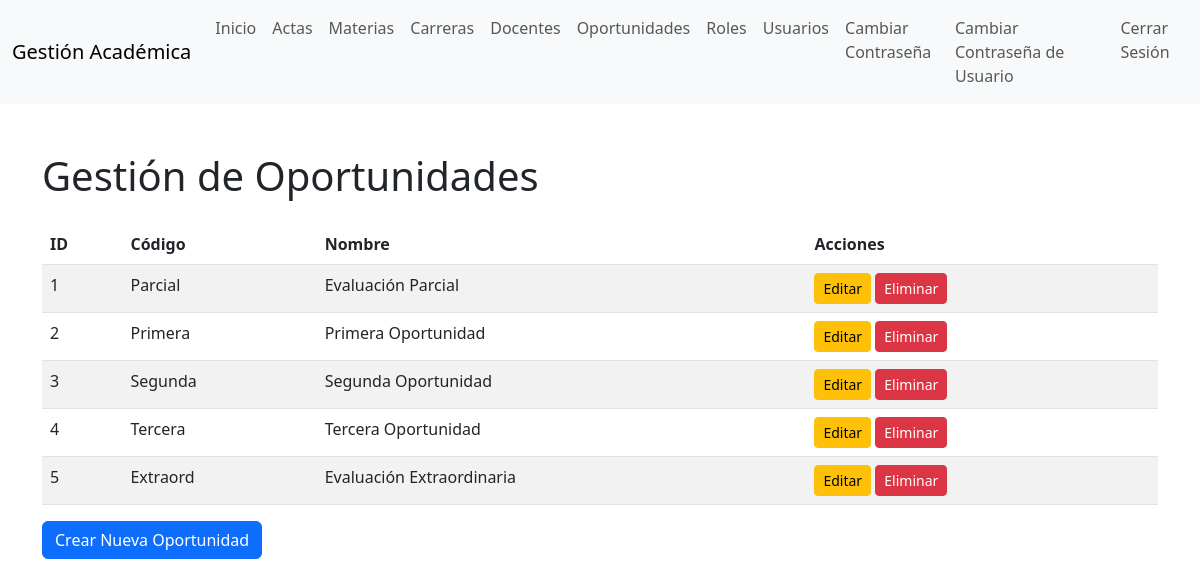
Page /oportunidades/index.php (signed in) on the committed database.
### tables this page shows
CREATE TABLE `oportunidades` (
  `id` int(11) NOT NULL,
  `opor_code` varchar(8) NOT NULL,
  `created_date_time` datetime(6) DEFAULT NULL,
  `opor_name` varchar(50) NOT NULL,
  `updated_date_time` datetime(6) DEFAULT NULL
);

### classes/Oportunidades.php (called while the page is built, shortened)
<?php
class Oportunidades {
    private $conn;
    private $table = 'oportunidades';
    public function __construct($db) {
        $this->conn = $db;
    }
    public function obtenerOportunidades() {
        $query = "SELECT * FROM " . $this->table;
        $result = $this->conn->query($query);
        return $result;
    }
}
?>

### public/oportunidades/index.php (the view, shortened to what this page needs)
<?php
require_once '../../classes/Oportunidades.php';
$database = new Database();
$db = $database->connect();
$oportunidades = new Oportunidades($db);
$result = $oportunidades->obtenerOportunidades();
?>
<!DOCTYPE html>
<html lang="es">
<head>
    <link href="https://cdn.jsdelivr.net/npm/bootstrap@5.3.0/dist/css/bootstrap.min.css" rel="stylesheet">
</head>
<body>
     <?php include '../includes/navbar.php'; ?>
<div class="container mt-5">
    <h1 class="mb-4">Gestión de Oportunidades</h1>
    <table class="table table-striped">
        <thead>
        <tr>
            <th>ID</th>
            <th>Código</th>
            <th>Nombre</th>
            <th>Acciones</th>
        </tr>
        </thead>
        <tbody>
        <?php while ($row = $result->fetch_assoc()): ?>
        <tr>
            <td><?php echo $row['id']; ?></td>
            <td><?php echo $row['opor_code']; ?></td>
            <td><?php echo $row['opor_name']; ?></td>
            <td>
                <a href="editar.php?id=<?php echo $row['id']; ?>" class="btn btn-warning btn-sm">Editar</a>
                <a href="eliminar.php?id=<?php echo $row['id']; ?>" class="btn btn-danger btn-sm">Eliminar</a>
            </td>
        </tr>
        <?php endwhile; ?>
        </tbody>
    </table>
    <a href="crear.php" class="btn btn-primary">Crear Nueva Oportunidad</a>
</div>
</body>
</html>

### rows in the picture
oportunidades: id "1", opor_code "Parcial", opor_name "Evaluación Parcial"
oportunidades: id "2", opor_code "Primera", opor_name "Primera Oportunidad"
oportunidades: id "3", opor_code "Segunda", opor_name "Segunda Oportunidad"
oportunidades: id "4", opor_code "Tercera", opor_name "Tercera Oportunidad"
oportunidades: id "5", opor_code "Extraord", opor_name "Evaluación Extraordinaria"
